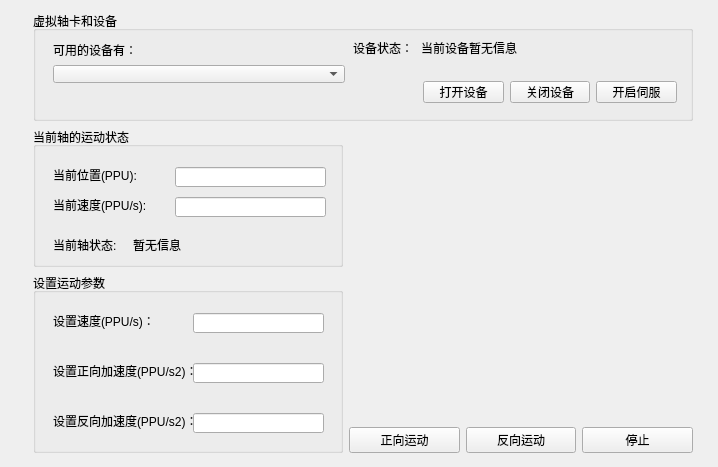
<?xml version="1.0" encoding="UTF-8"?>
<ui version="4.0">
 <class>Widget</class>
 <widget class="QWidget" name="Widget">
  <property name="geometry">
   <rect>
    <x>0</x>
    <y>0</y>
    <width>718</width>
    <height>467</height>
   </rect>
  </property>
  <property name="windowTitle">
   <string>Widget</string>
  </property>
  <layout class="QGridLayout" name="gridLayout">
   <item row="0" column="0">
    <spacer name="horizontalSpacer">
     <property name="orientation">
      <enum>Qt::Horizontal</enum>
     </property>
     <property name="sizeHint" stdset="0">
      <size>
       <width>16</width>
       <height>20</height>
      </size>
     </property>
    </spacer>
   </item>
   <item row="0" column="1" colspan="2">
    <widget class="QGroupBox" name="groupBox">
     <property name="minimumSize">
      <size>
       <width>660</width>
       <height>110</height>
      </size>
     </property>
     <property name="maximumSize">
      <size>
       <width>660</width>
       <height>110</height>
      </size>
     </property>
     <property name="title">
      <string>虚拟轴卡和设备</string>
     </property>
     <widget class="QWidget" name="layoutWidget">
      <property name="geometry">
       <rect>
        <x>20</x>
        <y>30</y>
        <width>292</width>
        <height>42</height>
       </rect>
      </property>
      <layout class="QGridLayout" name="gridLayout_2">
       <item row="1" column="0">
        <widget class="QComboBox" name="comboBox_Chose_AvailableDevice">
         <property name="minimumSize">
          <size>
           <width>200</width>
           <height>0</height>
          </size>
         </property>
        </widget>
       </item>
       <item row="0" column="0">
        <widget class="QLabel" name="label_AvailableDevices_are">
         <property name="text">
          <string>可用的设备有：</string>
         </property>
        </widget>
       </item>
      </layout>
     </widget>
     <widget class="QWidget" name="layoutWidget">
      <property name="geometry">
       <rect>
        <x>390</x>
        <y>70</y>
        <width>254</width>
        <height>22</height>
       </rect>
      </property>
      <layout class="QGridLayout" name="gridLayout_3">
       <item row="0" column="2">
        <widget class="QPushButton" name="pushButton_OpenCloseServo">
         <property name="minimumSize">
          <size>
           <width>80</width>
           <height>0</height>
          </size>
         </property>
         <property name="text">
          <string>开启伺服</string>
         </property>
        </widget>
       </item>
       <item row="0" column="1">
        <widget class="QPushButton" name="pushButton_CloseDevice">
         <property name="minimumSize">
          <size>
           <width>80</width>
           <height>0</height>
          </size>
         </property>
         <property name="text">
          <string>关闭设备</string>
         </property>
        </widget>
       </item>
       <item row="0" column="0">
        <widget class="QPushButton" name="pushButton_OpenDevice">
         <property name="minimumSize">
          <size>
           <width>80</width>
           <height>0</height>
          </size>
         </property>
         <property name="text">
          <string>打开设备</string>
         </property>
        </widget>
       </item>
      </layout>
     </widget>
     <widget class="QWidget" name="layoutWidget">
      <property name="geometry">
       <rect>
        <x>320</x>
        <y>30</y>
        <width>328</width>
        <height>14</height>
       </rect>
      </property>
      <layout class="QGridLayout" name="gridLayout_4">
       <item row="0" column="1">
        <widget class="QLabel" name="label_DeviceStatus">
         <property name="minimumSize">
          <size>
           <width>260</width>
           <height>0</height>
          </size>
         </property>
         <property name="text">
          <string>当前设备暂无信息</string>
         </property>
        </widget>
       </item>
       <item row="0" column="0">
        <widget class="QLabel" name="label_DeviceStatusAre">
         <property name="minimumSize">
          <size>
           <width>60</width>
           <height>0</height>
          </size>
         </property>
         <property name="text">
          <string>设备状态：</string>
         </property>
        </widget>
       </item>
      </layout>
     </widget>
    </widget>
   </item>
   <item row="0" column="3">
    <spacer name="horizontalSpacer_2">
     <property name="orientation">
      <enum>Qt::Horizontal</enum>
     </property>
     <property name="sizeHint" stdset="0">
      <size>
       <width>6</width>
       <height>20</height>
      </size>
     </property>
    </spacer>
   </item>
   <item row="1" column="1">
    <widget class="QGroupBox" name="groupBox_2">
     <property name="minimumSize">
      <size>
       <width>300</width>
       <height>140</height>
      </size>
     </property>
     <property name="maximumSize">
      <size>
       <width>310</width>
       <height>140</height>
      </size>
     </property>
     <property name="title">
      <string>当前轴的运动状态</string>
     </property>
     <widget class="QLabel" name="label_Position_is">
      <property name="geometry">
       <rect>
        <x>20</x>
        <y>40</y>
        <width>91</width>
        <height>16</height>
       </rect>
      </property>
      <property name="text">
       <string>当前位置(PPU):</string>
      </property>
     </widget>
     <widget class="QLabel" name="label_Speed_is">
      <property name="geometry">
       <rect>
        <x>20</x>
        <y>70</y>
        <width>101</width>
        <height>16</height>
       </rect>
      </property>
      <property name="text">
       <string>当前速度(PPU/s):</string>
      </property>
     </widget>
     <widget class="QLineEdit" name="lineEdit_Show_Position">
      <property name="geometry">
       <rect>
        <x>142</x>
        <y>40</y>
        <width>151</width>
        <height>20</height>
       </rect>
      </property>
     </widget>
     <widget class="QLineEdit" name="lineEdit_Show_Speed">
      <property name="geometry">
       <rect>
        <x>142</x>
        <y>70</y>
        <width>151</width>
        <height>20</height>
       </rect>
      </property>
     </widget>
     <widget class="QLabel" name="label_AixsStatus_Is">
      <property name="geometry">
       <rect>
        <x>20</x>
        <y>110</y>
        <width>71</width>
        <height>16</height>
       </rect>
      </property>
      <property name="text">
       <string>当前轴状态:</string>
      </property>
     </widget>
     <widget class="QLabel" name="label_AixsStatus">
      <property name="geometry">
       <rect>
        <x>100</x>
        <y>110</y>
        <width>191</width>
        <height>16</height>
       </rect>
      </property>
      <property name="text">
       <string>暂无信息</string>
      </property>
     </widget>
    </widget>
   </item>
   <item row="1" column="2" rowspan="2">
    <widget class="QLabel" name="label_4">
     <property name="minimumSize">
      <size>
       <width>280</width>
       <height>280</height>
      </size>
     </property>
     <property name="text">
      <string/>
     </property>
     <property name="pixmap">
      <pixmap>../未标题-1.png</pixmap>
     </property>
     <property name="scaledContents">
      <bool>false</bool>
     </property>
     <property name="alignment">
      <set>Qt::AlignCenter</set>
     </property>
    </widget>
   </item>
   <item row="2" column="1" rowspan="2">
    <widget class="QGroupBox" name="groupBox_3">
     <property name="minimumSize">
      <size>
       <width>310</width>
       <height>180</height>
      </size>
     </property>
     <property name="title">
      <string>设置运动参数</string>
     </property>
     <widget class="QLabel" name="label_SetSpeed">
      <property name="geometry">
       <rect>
        <x>20</x>
        <y>40</y>
        <width>101</width>
        <height>16</height>
       </rect>
      </property>
      <property name="text">
       <string>设置速度(PPU/s)：</string>
      </property>
     </widget>
     <widget class="QLabel" name="label_SetPositiveAcc">
      <property name="geometry">
       <rect>
        <x>20</x>
        <y>90</y>
        <width>141</width>
        <height>16</height>
       </rect>
      </property>
      <property name="text">
       <string>设置正向加速度(PPU/s2)：</string>
      </property>
     </widget>
     <widget class="QLabel" name="label_SetNegativeAcc">
      <property name="geometry">
       <rect>
        <x>20</x>
        <y>140</y>
        <width>141</width>
        <height>16</height>
       </rect>
      </property>
      <property name="text">
       <string>设置反向加速度(PPU/s2)：</string>
      </property>
     </widget>
     <widget class="QLineEdit" name="lineEdit_Set_Speed">
      <property name="geometry">
       <rect>
        <x>160</x>
        <y>40</y>
        <width>131</width>
        <height>20</height>
       </rect>
      </property>
     </widget>
     <widget class="QLineEdit" name="lineEdit_Set_PositiveAcc">
      <property name="geometry">
       <rect>
        <x>160</x>
        <y>90</y>
        <width>131</width>
        <height>20</height>
       </rect>
      </property>
     </widget>
     <widget class="QLineEdit" name="lineEdit_Set_NegativeAcc">
      <property name="geometry">
       <rect>
        <x>160</x>
        <y>140</y>
        <width>131</width>
        <height>20</height>
       </rect>
      </property>
     </widget>
    </widget>
   </item>
   <item row="2" column="3">
    <spacer name="horizontalSpacer_3">
     <property name="orientation">
      <enum>Qt::Horizontal</enum>
     </property>
     <property name="sizeHint" stdset="0">
      <size>
       <width>11</width>
       <height>20</height>
      </size>
     </property>
    </spacer>
   </item>
   <item row="3" column="2">
    <layout class="QHBoxLayout" name="horizontalLayout">
     <item>
      <widget class="QPushButton" name="pushButton_PositiveMove">
       <property name="minimumSize">
        <size>
         <width>100</width>
         <height>0</height>
        </size>
       </property>
       <property name="text">
        <string>正向运动</string>
       </property>
      </widget>
     </item>
     <item>
      <widget class="QPushButton" name="pushButton_NegativeMove">
       <property name="minimumSize">
        <size>
         <width>100</width>
         <height>0</height>
        </size>
       </property>
       <property name="text">
        <string>反向运动</string>
       </property>
      </widget>
     </item>
     <item>
      <widget class="QPushButton" name="pushButton_Stop">
       <property name="minimumSize">
        <size>
         <width>100</width>
         <height>0</height>
        </size>
       </property>
       <property name="text">
        <string>停止</string>
       </property>
      </widget>
     </item>
    </layout>
   </item>
   <item row="4" column="0" colspan="3">
    <spacer name="verticalSpacer">
     <property name="orientation">
      <enum>Qt::Vertical</enum>
     </property>
     <property name="sizeHint" stdset="0">
      <size>
       <width>20</width>
       <height>418</height>
      </size>
     </property>
    </spacer>
   </item>
  </layout>
 </widget>
 <resources/>
 <connections/>
</ui>
